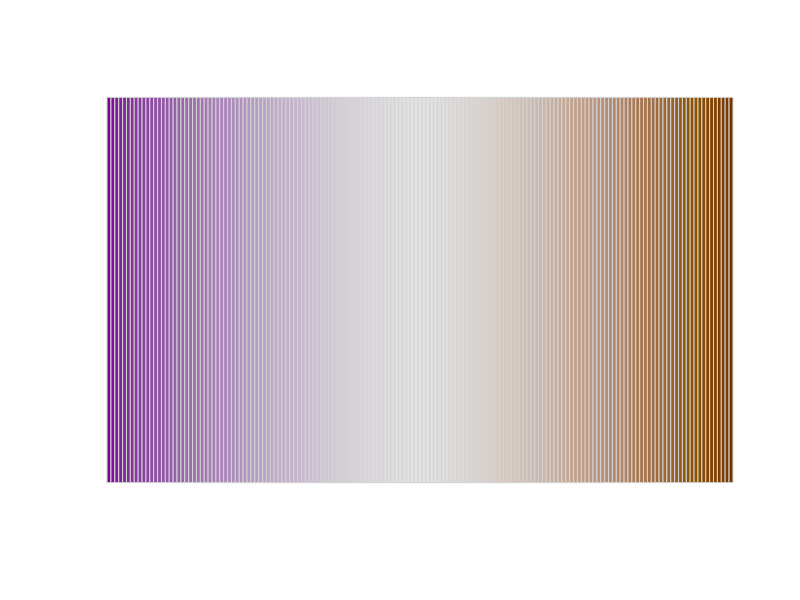

Generate this figure with R: (Note: this script raises an error after producing the figure.)
########################################################
##############          FUNCTIONS          #############
########################################################

# Load Aaron's little functions for plotting with colorspace
library(colorspace)
library(plotrix)

pal <- function(col, border = "light gray", ...)
#Copy pasted from HCL-Based Color Palettes in R
#http://cran.r-project.org/web/packages/colorspace/vignettes/hcl-colors.pdf
 {
 n <- length(col)
 plot(0, 0, type="n", xlim = c(0, 1), ylim = c(0, 1),
 axes = FALSE, xlab = "", ylab = "", ...)
 rect(0:(n-1)/n, 0, 1:n/n, 1, col = col, border = border)
 }
#rainbow_hcl(10)
#pal(rainbow_hcl(50,c=100,l=80))
#pal(sequential_hcl(50))


c.r.hcl<-function(x,n=1000, ...){ #cut rainbow_hcl
	xCut<-cut(x,breaks=n)
	colors<-rainbow_hcl(n=n, ...)
	out<-colors[xCut]
	return(out)
}
c.s.hcl<-function(x,n=1000,only.up.to=n, ...){ #cut sequantial_hcl
	xCut<-1 #these two lines guard against errors caused when this function is piped into c.d.hcl
	if(only.up.to>1) xCut <-cut(x,breaks=only.up.to)
	colors<-sequential_hcl(n=n, ...)[n:(n-only.up.to)]#reverse the order
	#if you don't want the full sequence, this will chop it short!
	out<-colors[xCut]
	return(out)
}

c.d.hcl<-function(x,n=1000, hue=c(0,260), ...){ #cut divergent_hcl
#hues: 0 is low, 260 is the higher.
	xNegInd <- which(x<0)
	xPosInd <- which(x>=0)
	
	nNeg <- length(xNegInd) #so we only get more faded parts on the side of the spectrum that doesn't have the same magnitude
	nPos <- length(xPosInd)
	biggerN<-max(nPos,nNeg)
	
	out<-rep(0,length(x))	
	if(!length(xNegInd)==0){
		xNegCol<-c.s.hcl(abs(x[xNegInd]),n=biggerN,only.up.to=nNeg,h=hue[1])
		out[xNegInd]<-xNegCol
	}
	if(!length(xPosInd)==0){
		xPosCol<-c.s.hcl(x[xPosInd],n=biggerN,only.up.to=nPos,h=hue[2])
		out[xPosInd]<-xPosCol
	}

	return(out)
}



########################################################
##############          HEATMAPS           #############
########################################################


set.seed(148192)
setwd('~/Documents/JH/EDA Versions/EDA Git Repo/Coursera')

mycol<-c.d.hcl(-50:50,h=c(0,180),c=100)
mycol<-c.d.hcl(-80:80,h=c(295,40))
pal(mycol)

#6 different group sizes, 2:7
#3 difficulty levels, with different max magnitudes of signal
groupsizes<-rep(2:7,times=3)
magnitudes<-rep(1:3*sd.x,each=6)
Xes<-list()

N<-30
p<-500
sd.x<-1

maxIndex<-6*3
pb<-txtProgressBar(min = 1, max = maxIndex,  char = "=", style = 3)

for(i in 1:length(magnitudes)){
	setTxtProgressBar(pb,i)

	mag.i<-magnitudes[i] #magnitude of max possible signal
	ngroups.i<-groupsizes[i]

	X = matrix(rnorm(N*p,mean=0,sd=sd.x),nrow=p)

	#Assign Groups
	smallestGroupSize<-0
	while(smallestGroupSize<4) {
		groupId<-sample(ngroups.i,N,replace=T)
		smallestGroupSize <- min(table(groupId))
	}
	#heatmap(X,col=mycol)

	#Add signals
	for(j in 2:ngroups.i){ #leave first group as ref
		sig.j<-runif(p,-1*mag.i,mag.i)
		X[,groupId==j] <- 	X[,groupId==j] + sig.j
	}
	QNum<-which(unique(magnitudes)==mag.i)
	VerNum<-which(unique(groupsizes)==ngroups.i)
	
	X.ind<-heatmap(X,col=mycol)
	XSort<-X[X.ind$rowInd[p:1],]
	filename.i<-paste0('Heatmap_Images/' , 'Q-', QNum,'_Ver-', VerNum,'_Mag-',mag.i,'_ngroups-',ngroups.i,'.png')
	png(filename=filename.i,height=800,width=800)
	pheatmap(XSort,col=mycol,cluster_rows=FALSE)
	dev.off()

	Xes[[i]]<-X
	
}


############################################################
############################################################
#Workspace

library(pheatmap)

X.ind<-heatmap(X,col=mycol)
XSort<-X[X.ind$rowInd[p:1],X.ind$colInd]
image(X)
image(XSort)

dev.off()

quartz()
png(filename='normTest.png')
heatmap(X,col=mycol)
dev.off()
#quartz()
#pheatmap(X,col=mycol,cluster_rows=FALSE)
quartz()
png(filename='prettyTest.png')
pheatmap(XSort,col=mycol,cluster_rows=FALSE,cluster_cols=TRUE)
dev.off()

xind2<-pheatmap(XSort,col=mycol,cluster_rows=FALSE,cluster_cols=TRUE)
quartz()
plot(xind2[[2]])


#hclust is doing well!!!!
X.ind<-heatmap(X,col=mycol)
XSort<-X[X.ind$rowInd[p:1],]
pheathcl<-pheatmap(XSort,cluster_rows=FALSE,plot=F)
par(mfrow=c(2,1))
dx<-dist(t(X))
plot(hclust(dx))

plot(pheathcl[[2]])
